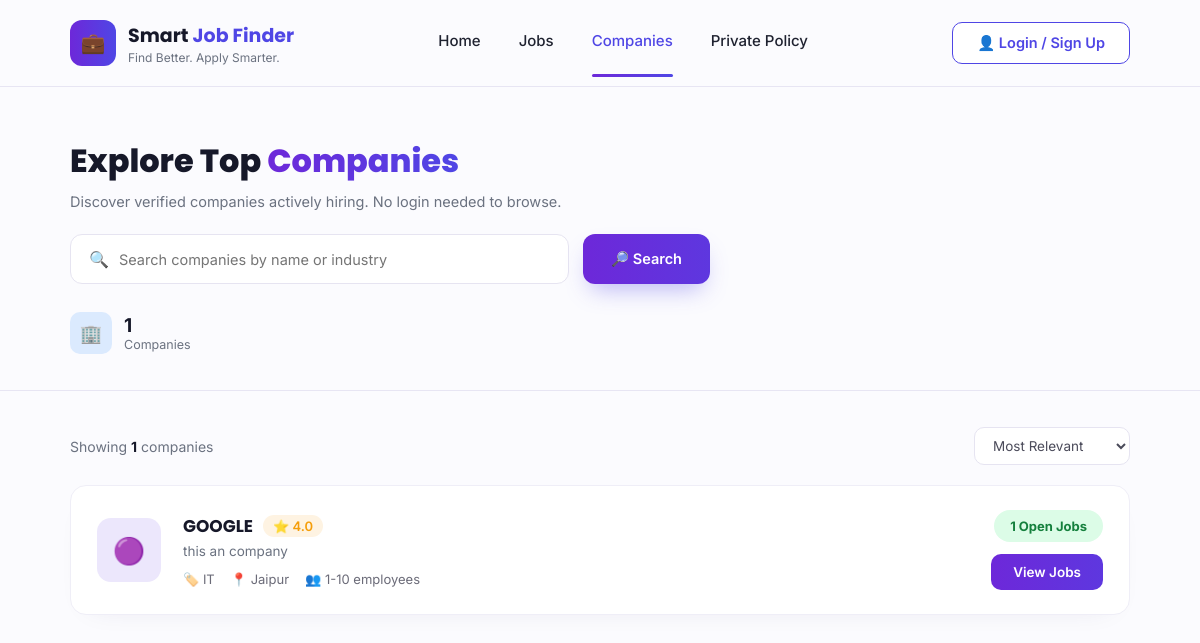
/companies/, run on the app's committed database.
### jobs/models.py (models this page shows, shortened)
class Company(models.Model):
    id = models.UUIDField(primary_key=True, default=uuid.uuid4, editable=False)
    name = models.CharField(max_length=200)
    tagline = models.CharField(max_length=255, blank=True)
    industry = models.CharField(max_length=120, blank=True)
    location = models.CharField(max_length=150, blank=True)
    size = models.CharField(max_length=50, blank=True)  # e.g. "51-200"
    website = models.URLField(blank=True)
    logo_emoji = models.CharField(max_length=10, default="🟣")
    rating = models.DecimalField(max_digits=2, decimal_places=1, default=Decimal(4.0))
    created_by = models.ForeignKey(CustomUser, on_delete=models.CASCADE, related_name="companies")
    created_at = models.DateTimeField(auto_now_add=True)

### jobs/views.py (the view)
# urls.py: path('companies/', views.companies, name='companies'),
def companies(request):
    user = get_current_user(request)
    query = request.GET.get("q", "")
    companies_qs = Company.objects.all().order_by("-created_at")
    if query:
        companies_qs = companies_qs.filter(Q(name__icontains=query) | Q(industry__icontains=query))
    companies_list = list(companies_qs)
    for c in companies_list:
        c.open_jobs_count = c.jobs.count()  # type: ignore[attr-defined]
    return render(request, "companies.html", {
        "companies": companies_list,
        "user": user,
        "companies_count": len(companies_list),
        "query": query,
    })

### jobs/views.py (called while the page is built)
def get_current_user(request):
    user_id = request.session.get("user_id")
    if not user_id:
        return None
    try:
        return CustomUser.objects.get(id=user_id)
    except CustomUser.DoesNotExist:
        request.session.flush()
        return None

### templates/companies.html (shortened to what this page needs)
{% load static %}
<!DOCTYPE html>
<html lang="en">
<head>
<link rel="stylesheet" href="{% static 'style.css' %}">
</head>
<body class="companies-page">
<header class="navbar desktop-only">
  <div class="logo">
    <div class="logo-icon">💼</div>
    <div class="logo-text">
      <h1>Smart <span>Job Finder</span></h1>
      <p>Find Better. Apply Smarter.</p>
    </div>
  </div>
  <nav class="nav-links">
    <a href="/">Home</a>
    <a href="/jobs/">Jobs</a>
    <a href="/companies/" class="active">Companies</a>
    <a href="/policy/" class='policy'>Private Policy</a>
  </nav>
  {% if user %}
  <div class="user-menu" id="userMenu">
    <div class="user-menu-trigger" onclick="toggleUserMenu()">
      <div class="user-avatar">{{ user.first_name|slice:":1"|upper }}{{ user.last_name|slice:":1"|upper }}</div>
      <span class="user-name">{{ user.first_name }} {{ user.last_name }}</span>
      <span class="caret">▼</span>
    </div>
    <div class="user-menu-dropdown">
      <a href="/dashboard/">🏠 Dashboard</a>
      <a href="/profile/">👤 My Profile</a>
      <a href="/post-job/">➕ Post a Job</a>
      <div class="divider-line"></div>
      <form method="POST" action="{% url 'logout' %}">
        {% csrf_token %}
        <a href="#" class="logout-link" onclick="this.closest('form').submit(); return false;">🚪 Logout</a>
      </form>
    </div>
  </div>
  {% else %}
  <a href="/login/" class="login-btn">👤 Login / Sign Up</a>
  {% endif %}
</header>
<section class="companies-hero desktop-only">
  <h2>Explore Top <span class="accent">Companies</span></h2>
  <p>Discover verified companies actively hiring. No login needed to browse.</p>
  <form class="companies-search-bar" method="GET" action="{% url 'companies' %}">
    <div class="jobs-search-input">
      <span class="ic">🔍</span>
      <input type="text" name="q" value="{{ query }}" placeholder="Search companies by name or industry">
    </div>
    <button type="submit" class="jobs-filter-btn">🔎 Search</button>
  </form>
  <div class="companies-stats-row">
    <div class="stat">
      <div class="stat-icon blue">🏢</div>
      <div>
        <div class="stat-num">{{ companies_count }}</div>
        <div class="stat-label">Companies</div>
      </div>
    </div>
  </div>
</section>
<section class="companies-body desktop-only">
  <div class="companies-list-meta">
    <span>Showing <b>{{ companies_count }}</b> companies</span>
    <div class="jobs-sort">
      <select>
        <option>Most Relevant</option>
      </select>
    </div>
  </div>
  {% if companies %}
  <div class="companies-list">
    {% for company in companies %}
    <div class="company-row">
      <div class="company-row-logo">{{ company.logo_emoji }}</div>
      <div class="company-row-info">
        <div class="company-row-top">
          <h3>{{ company.name }}</h3>
          <span class="company-row-rating">⭐ {{ company.rating }}</span>
        </div>
        <p class="company-row-tagline">{{ company.tagline }}</p>
        <div class="company-row-meta">
          <span class="company-row-meta-item">🏷️ {{ company.industry }}</span>
          <span class="company-row-meta-item">📍 {{ company.location }}</span>
          <span class="company-row-meta-item">👥 {{ company.size }} employees</span>
        </div>
      </div>
      <div class="company-row-right">
        <span class="company-jobs-badge">{{ company.open_jobs_count }} Open Jobs</span>
        <a href="/jobs/?q={{ company.name|urlencode }}" class="company-view-btn">View Jobs</a>
      </div>
    </div>
    {% endfor %}
  </div>
  {% else %}
  <div class="dash-empty">No companies found yet.</div>
  {% endif %}
</section>
</body>
</html>

### data on the page
Company: logo_emoji "🟣", name "GOOGLE", rating "4.0", tagline "this an company", industry "IT", location "Jaipur", size "1-10", open_jobs_count "1"

### other printed values
{{ companies_count }} "1"
